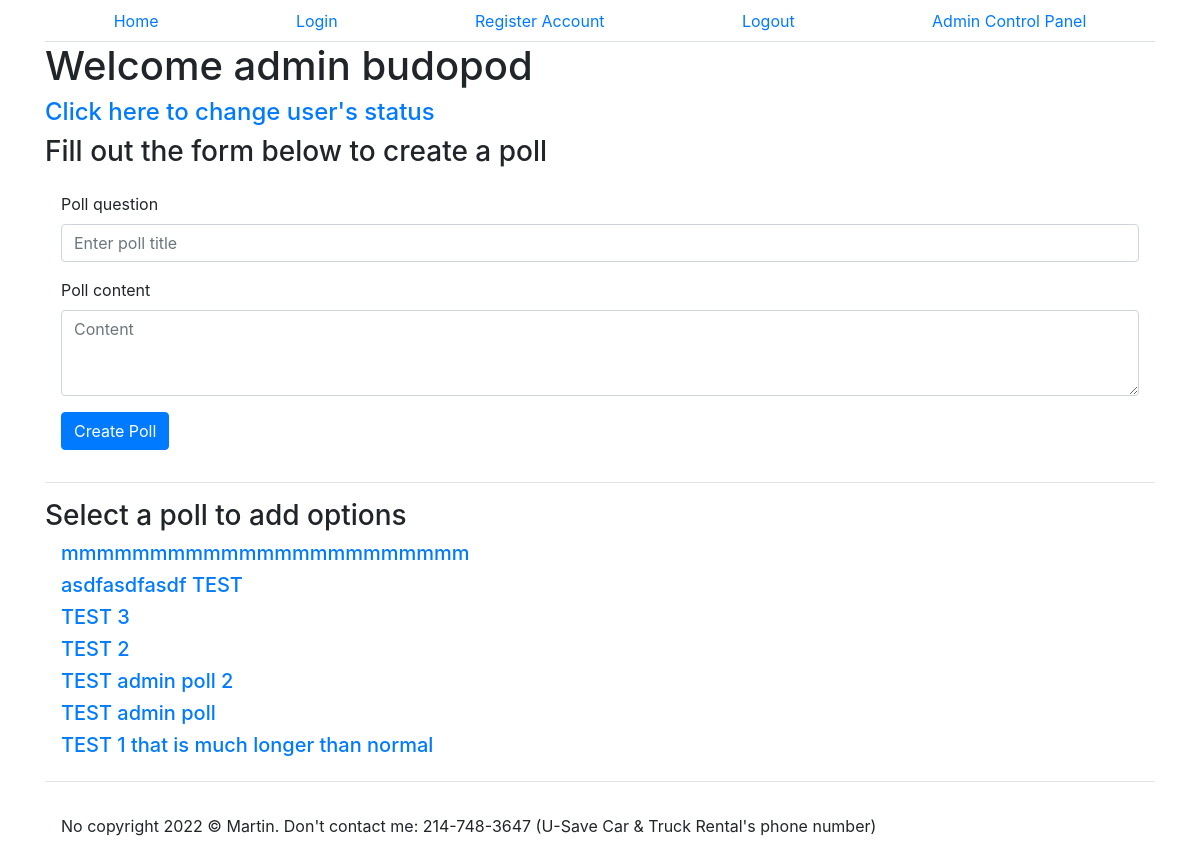
/admin.php (signed in), run on the app's committed database.
### tables this page shows
CREATE TABLE IF NOT EXISTS `suggestions` (
  `id` int(11) unsigned NOT NULL AUTO_INCREMENT,
  `votenum` int(11) unsigned NOT NULL DEFAULT 0,
  `created_at` datetime NOT NULL DEFAULT current_timestamp(),
  `updated_at` datetime NOT NULL DEFAULT current_timestamp() ON UPDATE current_timestamp(),
  `title` varchar(50) NOT NULL DEFAULT 'Untitled',
  `content` mediumtext NOT NULL DEFAULT 'No content',
  `userid` int(11) unsigned NOT NULL,
  PRIMARY KEY (`id`),
  KEY `FK_suggestions_users` (`userid`),
  CONSTRAINT `FK_suggestions_users` FOREIGN KEY (`userid`) REFERENCES `users` (`id`) ON DELETE CASCADE ON UPDATE CASCADE
);

### admin.php (the view, shortened to what this page needs)
<?php
include "conn.php";
try {
    $sql = "SELECT * FROM suggestions ORDER BY id DESC";
    $statement = $conn->prepare($sql);
    $statement->execute();
    $result = $statement->fetchALL();
} catch (PDOException $error) {
    echo $sql . '<br />' . $error->getMessage();
}
?>
<!DOCTYPE html>
<html lang="en">
<head>
    <link rel="stylesheet" href="https://stackpath.bootstrapcdn.com/bootstrap/4.3.1/css/bootstrap.min.css">
</head>
<body>
    <div class="container">
        <?php include "nav.php" ?>
        <h1>Welcome admin <?php echo $_SESSION["username"] ?></h1>
        <h4><a href="status.php">Click here to change user's status</a></h4>
        <h3>Fill out the form below to create a poll</h3>
        <div class="p-3">
            <form action="" method="post">
                <div class="form-group">
                    <label for="title">Poll question</label>
                    <input type="text" class="form-control" id="title" placeholder="Enter poll title" name="title">
                </div>
                <div class="form-group">
                    <label for="content">Poll content</label>
                    <textarea type="text" class="form-control" id="id" placeholder="Content" name="content" rows="3"></textarea>
                </div>
                <button type="submit" class="btn btn-primary" name="poll">Create Poll</button>
            </form>
        </div>
        <hr>
        <h3>Select a poll to add options</h2>
        <div class="pl-3">
            <?php
            if ($result && $statement->rowCount() > 0) {
                foreach ($result as $row) { ?>
                    <div class="row">
                        <div class="col">
                            <h5><a href="editpoll.php?id=<?php echo $row['id'] ?>">
                                <?php echo $row['title'] ?>
                            </a></h5>
                        </div>
                    </div>
                    <?php
                }
            }
            ?>
        </div>
        <?php include "footer.php" ?>
    </div>
</body>
</html>

### data on the page
suggestions: title "mmmmmmmmmmmmmmmmmmmmmmm"
suggestions: title "asdfasdfasdf TEST"
suggestions: title "TEST 3"
suggestions: title "TEST 2"
suggestions: title "TEST admin poll 2"
suggestions: title "TEST admin poll"
suggestions: title "TEST 1 that is much longer than normal"

### other printed values
$_SESSION["username"] "budopod"
$mydate[year] "2022"
